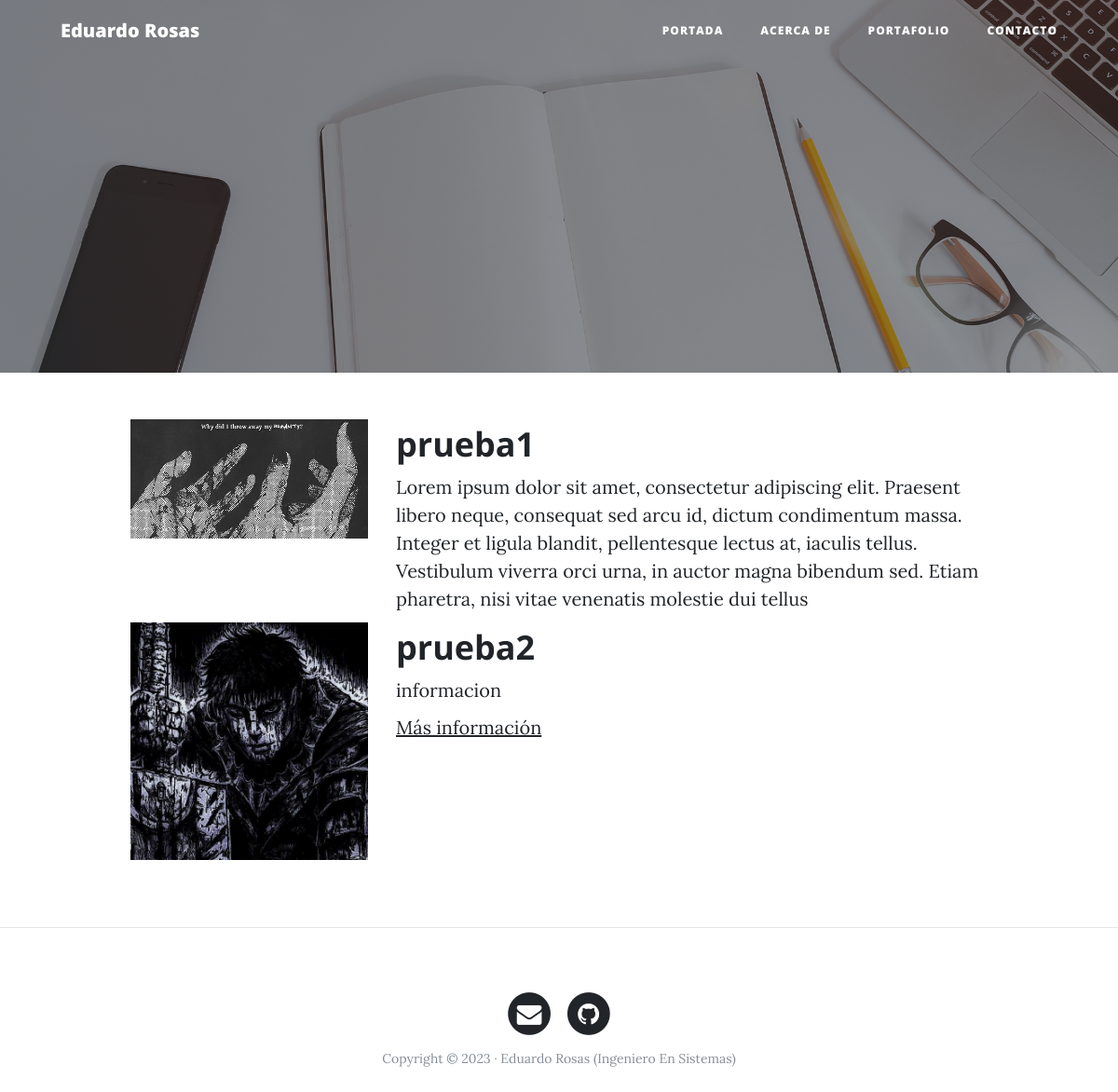
/portafolio, run on the app's committed database.
### portfolio/models.py (models this page shows, shortened)
class project(models.Model):
    title = models.CharField(max_length= 100 , verbose_name='Titulo')
    description = models.TextField(verbose_name= 'Descripcion')
    image = models.ImageField(verbose_name='Imagen', upload_to= 'projects')
    created = models.DateTimeField(auto_now_add = True , verbose_name='Fecha de creacion')
    updated = models.DateTimeField(auto_now= True , verbose_name='Fecha de actualizacion')
    url = models.URLField(null= True , blank= True)

### portfolio/views.py (the view)
# urls.py: path('portafolio', views.portafolio, name='portafolio'),
def portafolio(request):
    projects = project.objects.all()
    return render(request, 'portafolio.html', {'projects': projects})

### portfolio/templates/portafolio.html (shortened to what this page needs)
{% extends "base.html" %}
{%block image%} {% load static%} {% static 'img/portfolio-bg.jpg'%} {%endblock%}
{%block content%}
    {%for project in projects%}
<div class="row">
    <div class="col-lg-3 col-md-4 offset-lg-1">
        <img class="img-fluid" src= '{{project.image.url}}' alt="">
    </div>
  <div class="col-lg-7 col-md-8">
        <h2 class="section-heading title">{{project.title}}</h2>
    <p>{{project.description}}</p>
    {%if project.url %}
    <p><a href="{{project.url}}">Más información</a></p>
    {%endif%}
    </div>
</div>
    {%endfor%}
{%endblock%}

### aplicaciones/templates/base.html (shortened to what this page needs)
<!DOCTYPE html>
<html lang="es">
  <head>
    {%load static%}
    <link href="{% static 'vendor/bootstrap/css/bootstrap.min.css' %}" rel="stylesheet">
    <link href="{% static 'vendor/font-awesome/css/font-awesome.min.css' %}" rel="stylesheet" type="text/css">
    <link href="{% static 'css/clean-blog.min.css' %}" rel="stylesheet">
  </head>
  <body>
    <nav class="navbar navbar-expand-lg navbar-light fixed-top" id="mainNav">
      <div class="container">
        <a class="navbar-brand" href="index.html">Eduardo Rosas</a>
        <div class="collapse navbar-collapse" id="navbarResponsive">
          <ul class="navbar-nav ml-auto">
            <li class="nav-item">
              <a class="nav-link" href="{% url 'home'%}">Portada</a>
            </li>
            <li class="nav-item">
              <a class="nav-link" href="{% url 'acerca'%}">Acerca de</a>
            </li>
            <li class="nav-item">
              <a class="nav-link" href="{% url 'portafolio'%}">Portafolio</a>
            </li>
            <li class="nav-item">
              <a class="nav-link" href="{% url 'contacto'%}">Contacto</a>
            </li>
          </ul>
        </div>
      </div>
    </nav>
    <header class="masthead" style="background-image: url({%block image%}'{% static ''%}'{%endblock%})">
      <div class="overlay"></div>
      <div class="container">
        <div class="row">
          <div class="col-lg-8 col-md-10 mx-auto">
            <div class="site-heading">
            </div>
          </div>
        </div>
      </div>
    </header>
    <div class= "container">
    {%block content%}
    {%endblock%}
    </div>
    {%if request.path != '/'%} <hr> {%endif%}
    <footer>
      <div class="container">
        <div class="row">
          <div class="col-lg-8 col-md-10 mx-auto">
            <ul class="list-inline text-center">
              <li class="list-inline-item">
                <a href="#">
                  <span class="fa-stack fa-lg">
                    <i class="fa fa-circle fa-stack-2x"></i>
                    <i class="fa fa-envelope fa-stack-1x fa-inverse"></i>
                  </span>
                </a>
              </li>
              <li class="list-inline-item">
                <a href="#">
                  <span class="fa-stack fa-lg">
                    <i class="fa fa-circle fa-stack-2x"></i>
                    <i class="fa fa-github fa-stack-1x fa-inverse"></i>
                  </span>
                </a>
              </li>
            </ul>
            <p class="copyright text-muted">Copyright &copy; 2023 · Eduardo Rosas (Ingeniero En Sistemas) </p>
          </div>
        </div>
      </div>
    </footer>
  </body>
</html>

### data on the page
project: image (picture), title "prueba1", description "Lorem ipsum dolor sit amet, consectetur adipiscing elit. Praesent libero neque, consequat sed arcu id, dictum condimentum massa. Integer et ligula blandit, pellentesque lectus at, iaculis tellus. Vestibulum viverra orci urna, in auctor magna bibendum sed. Etiam pharetra, nisi vitae venenatis molestie dui tellus"
project: image (picture), title "prueba2", description "informacion"
